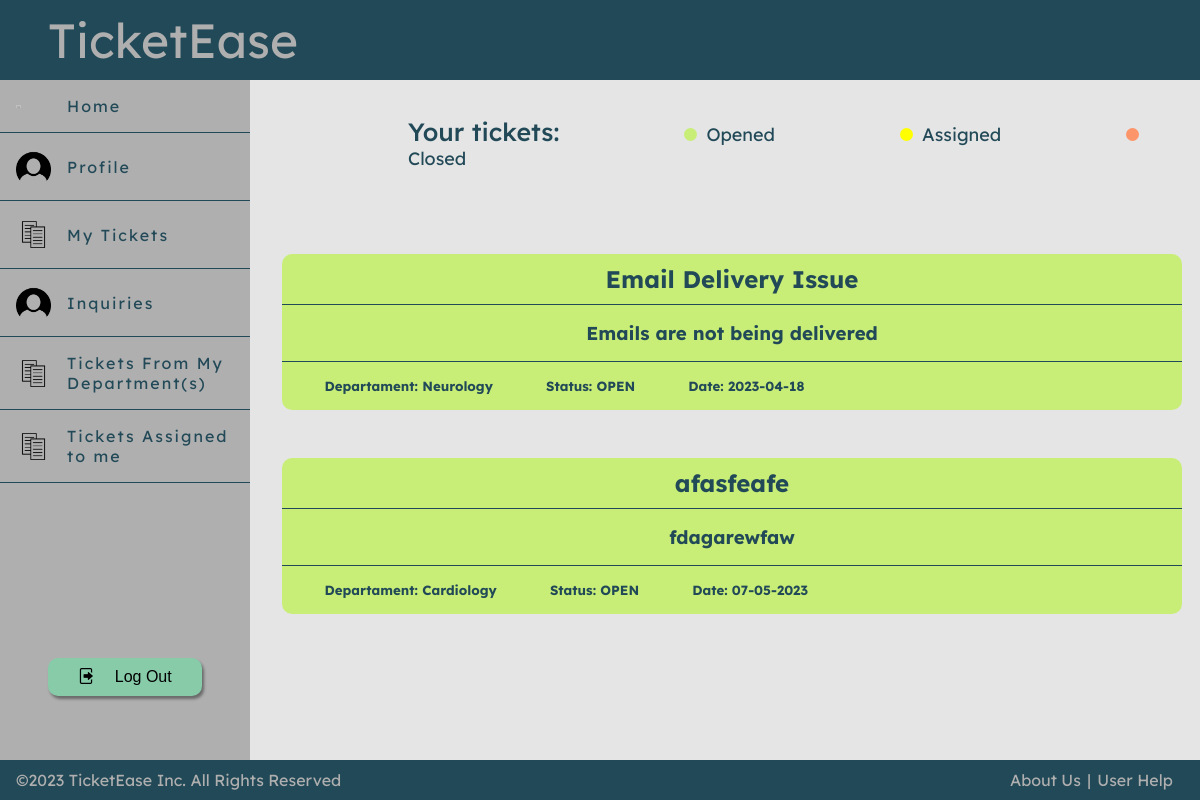
/pages/mytickets.php (signed in), run on an earlier commit of the app's database.
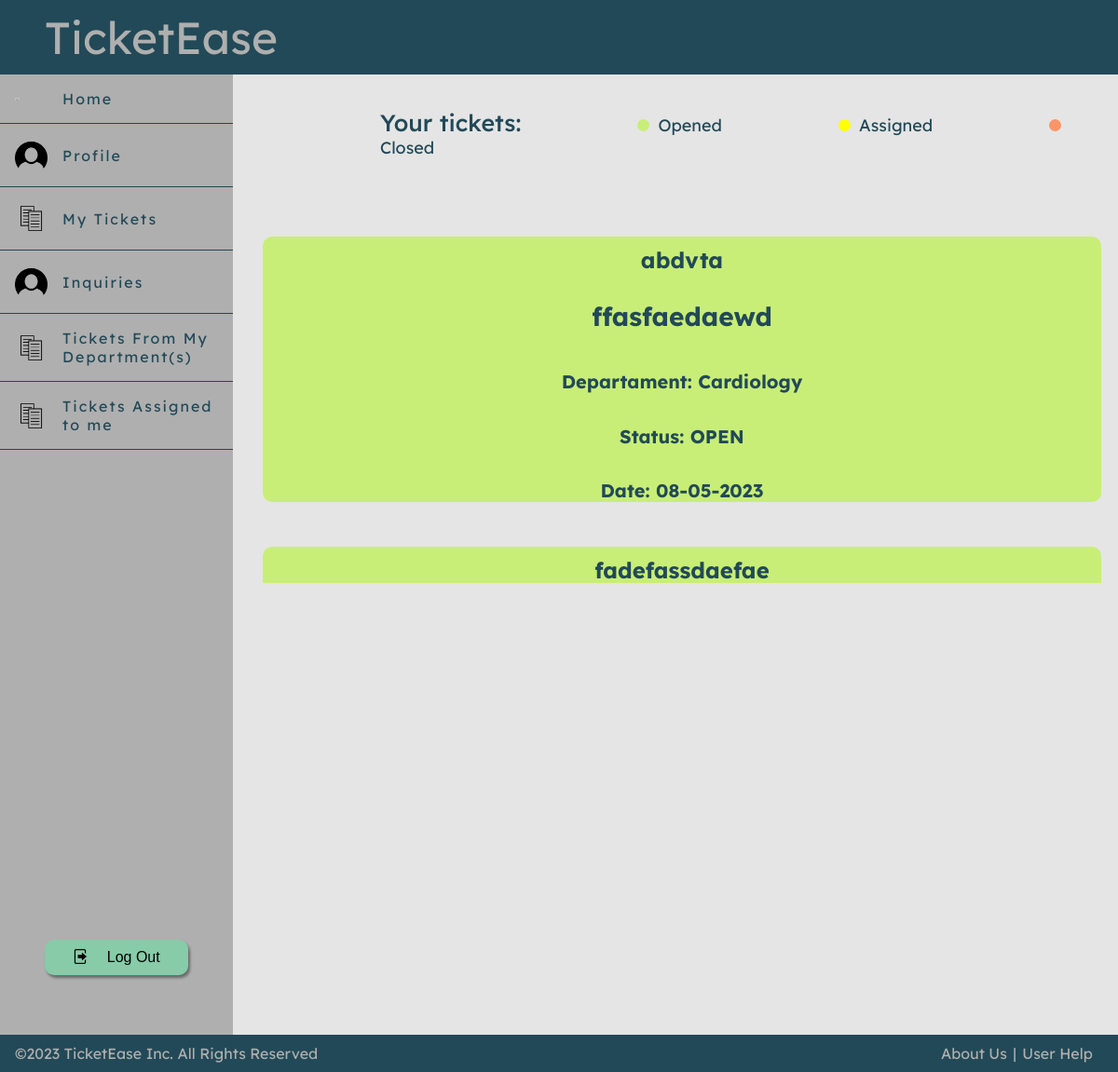
And on a later commit of the database.
### tables this page shows
CREATE TABLE Ticket(
                       idTicket INTEGER PRIMARY KEY AUTOINCREMENT,
                       title TEXT NOT NULL,
                       description TEXT NOT NULL,
                       priority INTEGER NOT NULL,
                       create_date DATE,
                       cria INTEGER REFERENCES User,
                       resolve INTEGER REFERENCES User,
                       idDepartment INTEGER REFERENCES Department,
                       CONSTRAINT CHECK_Ticket_createdate CHECK (create_date >= 2023-01-01)
);

CREATE TABLE Department(
                           idDepartment INTEGER PRIMARY KEY AUTOINCREMENT,
                           name TEXT NOT NULL,
                           description Text,
                           CONSTRAINT UNIQUE_Department_name UNIQUE (name)
);

### pages/mytickets.php (called while the page is built, shortened)
<?php
require_once(dirname(__DIR__).'/templates/common.tpt.php');
require_once(dirname(__DIR__).'/database/connection.php');
require_once(dirname(__DIR__).'/classes/ticket.class.php');
require_once(dirname(__DIR__).'/utils/session.php');
require_once(dirname(__DIR__).'/templates/mytickets.tpl.php');
$session = new Session();
$db = getDatabaseConnection();
$tickets = Ticket::getTickets($db, $session->getId());
drawMyTicketPage($tickets, $db);
?>

### classes/ticket.class.php (called while the page is built, shortened)
<?php
  class Ticket {
    private ?int $idTicket;
    private string $title;
    private string $description;
    private string $createDate;
    private int $idDepartment;
    public function __construct(?int $idTicket, string $title, string $description, int $priority, string $createDate, int $cria, ?int $resolve, int $idDepartment) {
        $this->idTicket = $idTicket;
        $this->title = $title;
        $this->description = $description;
        $this->createDate = $createDate;
        $this->idDepartment = $idDepartment;
    }
    public function getTitle(): string {
        return $this->title;
    }
    public function getDescription(): string {
        return $this->description;
    }
    public function getCreateDate(): string {
        return $this->createDate;
    }
    public function getidDepartment(): int {
        return $this->idDepartment;
    }
    public static function getTickets(PDO $db, int $cria): array {
        $stmt = $db->prepare('SELECT * FROM Ticket WHERE cria = ?');
        $stmt->execute(array($cria));
        $tickets = array();
        while ($ticket = $stmt->fetch()) {
            $tickets[] = new Ticket(
                intval($ticket['idTicket']),
                $ticket['title'],
                $ticket['description'],
                intval($ticket['priority']),
                $ticket['create_date'],
                intval($ticket['cria']),
                intval($ticket['resolve']),
                intval($ticket['idDepartment'])
            );
        }
        return $tickets;
    }
    public function getTicketDepartmentName(PDO $db): string {
        $stmt = $db->prepare('SELECT name FROM Department WHERE idDepartment = ?');
        $stmt->execute(array($this->idDepartment));
        $department = $stmt->fetch();
        return $department['name'];
    }
    public function getLastTicketStatus(PDO $db): string {
        $stmt = $db->prepare('SELECT idStatus FROM Ticket_Status WHERE idTicket = ? ORDER BY ROWID DESC LIMIT 1');
        $stmt->execute(array($this->idTicket));
        $status = $stmt->fetch();
        if ($status) {
            $stmt = $db->prepare('SELECT stage FROM Status WHERE idStatus = ?');
            $stmt->execute(array($status['idStatus']));
            $statusName = $stmt->fetch();
            return $statusName['stage'];
        } else {
            return '';
        }
    }
}
?>

### utils/session.php (called while the page is built, shortened)
<?php
  class Session {
    public function getId() : ?int {
      return isset($_SESSION['id']) ? $_SESSION['id'] : null;
    }
  }
?>

### templates/mytickets.tpl.php (the view, shortened to what this page needs)
<?php function drawMyTicketPage(array $tickets, PDO $db) { ?>
    <section class ="ticketsPage">
        <div class="yourTickets">
            <p id="TicketStatus" class="TicketStatusTitle">Your tickets:</p>
            <p id="TicketStatus" class= "circuloRed">Opened</p>
            <p id="TicketStatus" class= "circuloYellow">Assigned</p>
            <p id="TicketStatus" class= "circuloGreen">Closed</p>
        </div>
        <section class="TicketOverflow">
            <?php foreach($tickets as $ticket) {
                drawSingleTicket($db,$ticket,1);
            }?>
        </section>
    </section>
<?php }
function drawSingleTicket($db,Ticket $ticket, int $entity){ ?>
    <?php
        $status = $ticket->getLastTicketStatus($db);
        $backgroundColor="";
        if($entity<=2) {
            switch ($status) {
                case "OPEN" :
                    $backgroundColor = "red";
                    break;
            }
        }
    ?>
    <div class="retangulo <?php echo $backgroundColor ?>" data-department = "<?php echo $ticket->getidDepartment()?>" data-status ="<?php echo $ticket->getLastTicketStatus($db)?>">
        <h2 class="ticketText"><?=$ticket->getTitle()?></h2>
        <section>
            <h3 class="ticketDescription"><?=$ticket->getDescription()?></h3>
        </section>
        <section>
            <article>
                <h5>Departament: <?=$ticket->getTicketDepartmentName($db)?></h5>
                <h5>Status: <?=$status?></h5>
                <h5>Date: <?=$ticket->getCreateDate()?></h5>
            </article>
        </section>
    </div>
<?php }

What changed in the data, as far as the page shows it:
removed ticket: title "Email Delivery Issue", description "Emails are not being delivered", idDepartment.name "Neurology", status "OPEN", create_date "2023-04-18"
removed ticket: title "afasfeafe", description "fdagarewfaw", idDepartment.name "Cardiology", status "OPEN", create_date "07-05-2023"
now on this page (row edited): ticket: title "abdvta", description "ffasfaedaewd", idDepartment.name "Cardiology", status "OPEN", create_date "08-05-2023"
now on this page (row edited): ticket: title "fadefassdaefae"
